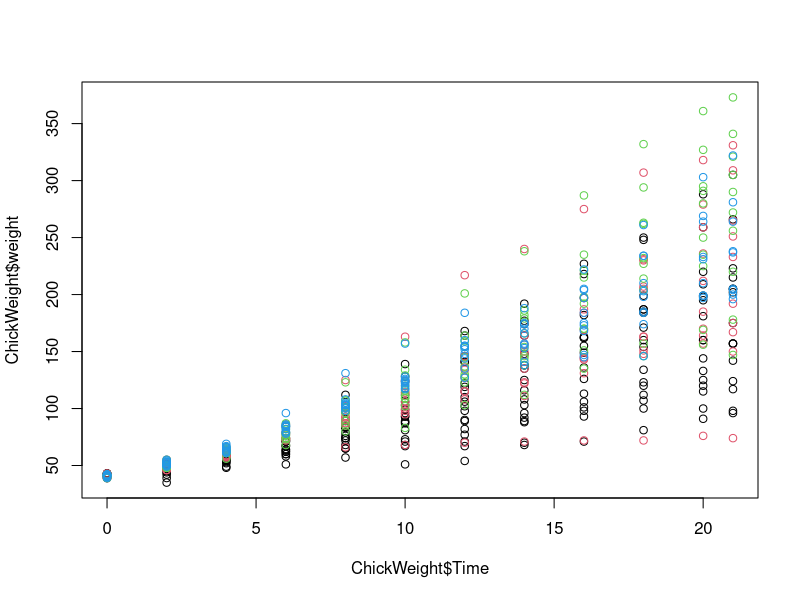
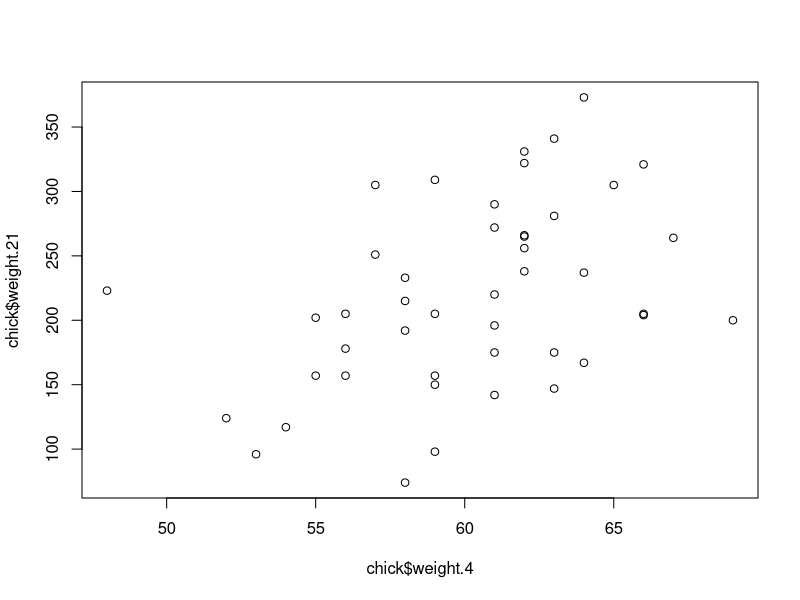
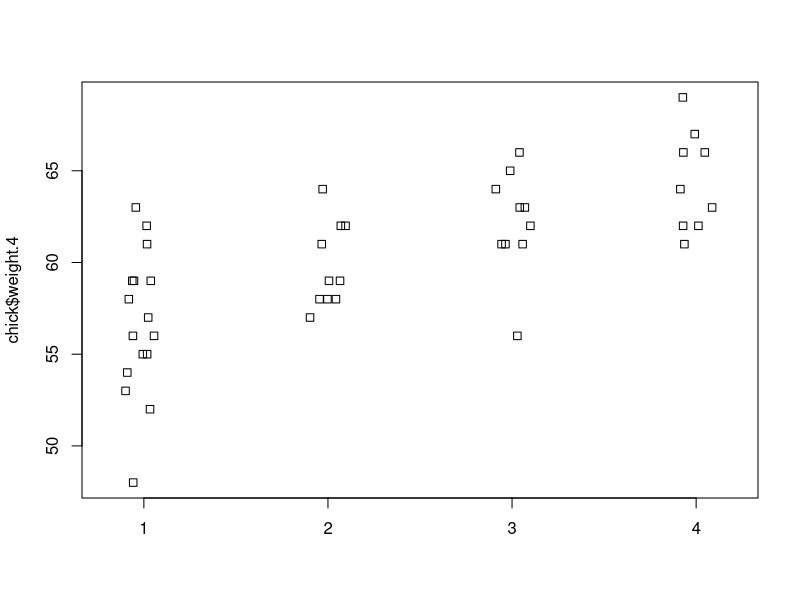
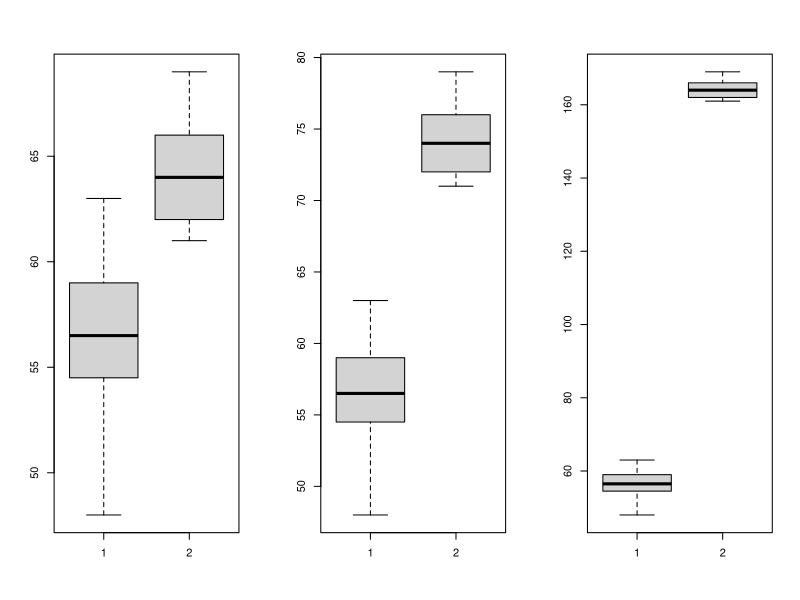

Recreate these plots in R, in order.

# Week 4 -- MEDIAN, MAD, AND SPEARMAN CORRELATION

data(ChickWeight)

plot(ChickWeight$Time, ChickWeight$weight, col=ChickWeight$Diet)

# In order to easily compare weights at different time points across the different chicks, we will use the reshape() function
# in R to change the dataset from a "long" shape to a "wide" shape. Long data and wide data are useful for different purposes
# (for example, the plotting library ggplot2 and the manipulation library dplyr want to have data in the long format).

head(ChickWeight)

chick = reshape(ChickWeight,idvar=c("Chick","Diet"),timevar="Time",direction="wide")

# The meaning of this line is: reshape the data from long to wide, where the columns Chick and Diet are the ID's and the
# column Time indicates different observations for each ID.

head(chick)

# The only remaining step is that we want to remove any chicks which have missing observations at any time points (NA for
# "not available") . 
chick = na.omit(chick)

# What is the average weight of the day 4 chicks including the outlier chick divided by the average of the weight of the day
# 4 chicks without the outlier. Hint: use c() to add a number to a vector.
newchick <- c(chick$weight.4, 3000)

mean(newchick)/mean(chick$weight.4)

# Or 

mean(c(chick$weight.4, 3000))/mean(chick$weight.4)

# Compute the same ratio but now using median instead of the mean. 
median(c(chick$weight.4, 3000))/median(chick$weight.4)

# What's the standard devition with the outlier chick divided by the standard deviation without the outlier chick?
sd(c(chick$weight.4, 3000))/sd(chick$weight.4)

# Compare this to the median absolute deviation in R, which is calculated with the mad() function. 

1.4826 * median( c(chick$weight.4, 3000) - median(c(chick$weight.4, 3000)) )

# The Pearson correlation between x and y is given in R by cor(x,y). The Spearman correlation is given by 
# cor(x,y,method="spearman").

plot(chick$weight.4, chick$weight.21)

# Calculate the Pearson correlation of the weights of chicks from day 4 and day 21. Now calculate how much the Pearson
# correlation changes if we add a chick that weighs 3000 on day4 and 3000 on day 21. Again, divide the Pearson correlation
# with the outlier chick over the Pearson correlation computed without the outliers.
pearson1 <- cor(chick$weight.4, chick$weight.21)

pearson2 <- cor(c(chick$weight.4, 3000), c(chick$weight.21, 3000))

pearson2 / pearson1

# Note that the Spearman correlation also changes with the addition of this outlier chick, but much less drastically:
# cor(x,y,method="spearman") compared to cor(c(x,3000),c(y,3000),method="spearman") with x and y the vectors of interest.
pearson3 <- cor(chick$weight.4, chick$weight.21, method="spearman")

pearson4 <- cor(c(chick$weight.4, 3000), c(chick$weight.21, 3000), method="spearman")

pearson4 / pearson3


# Week 4 -- MANN-WHITNEY-WILCOXON TEST

data(ChickWeight)
chick <- reshape(ChickWeight,idvar=c("Chick","Diet"),timevar="Time",direction="wide")
chick <- na.omit(chick)

# Make a strip chart with horizontal jitter of the chick weights from day 4 over the different diets:

stripchart(chick$weight.4 ~ chick$Diet, method="jitter", vertical=TRUE)

# Suppose we want to know if diet 4 has a significant impact on chick weight over diet 1 by day 4. It certainly appears so,
# but we can use statistical tests to quantify the probability of seeing such a difference if the different diets had equal
# effect on chick weight.

# Save the weights of the chicks on day 4 from diet 1 as a vector 'x'. Save the weights of the chicks on day 4 from diet 4 as
# a vector 'y'. Now perform a t test comparing x and y (in R the function t.test(x,y) will perform the test). Now, perform a
# Wilcoxon test of x and y (in R the function wilcox.test(x,y) will perform the test). Note that a warning will appear that
# an exact p-value cannot be calculated with ties (so an approximation is used, which is fine for our purposes).
x <- chick$weight.4[1:16]
x

y <-chick$weight.4[37:45]
y

t.test(x, y)

wilcox.test(x,y)

# Now, perform a t-test of x and y, after adding a single chick of weight 200 grams to 'x' (the diet 1 chicks). What is the
# p-value from this test? The p-value of a test is available with the following code: t.test(x,y)$p.value

t.test(c(x,200), y)$p.value

# Or

x = chick$weight.4[chick$Diet == 1]

y = chick$weight.4[chick$Diet == 4]

t.test(c(x, 200), y)$p.value

# Do the same for the Wilcoxon test. Note that the Wilcoxon test is robust to the outlier (and in addition, has less
# assumptions that the t-test on the distribution of the underlying data).

wilcox.test(c(x, 200), y)$p.value

# We will now investigate a possible downside to the Wilcoxon-Mann-Whitney test statistic. Using the following code to make
# three boxplots, showing the true Diet 1 vs 4 weights, and then two altered versions: one with an additional difference of
# 10 grams and one with an additional difference of 100 grams. (Use the x and y as defined above, NOT the ones with the added
# outlier.)

par(mfrow=c(1,3))

boxplot(x,y)

boxplot(x,y+10)

boxplot(x,y+100)

# What is the difference in t-test statistic (the statistic is obtained by t.test(x,y)$statistic) between adding 10 and
# adding 100 to all the values in the group 'y'? So take the the t-test statistic with x and y+10 and substract away the 
# t-test statistic with x and y+100. (The value should be positive).
t.test(x, y+10)$statistic - t.test(x, y+100)$statistic

# Now examine the Wilcoxon test statistic for x and y+10 and for x and y+100. Because the Wilcoxon works on ranks, after the
# groups have complete separation (all points from group 'y' are above all points from group 'x'), the statistic will not
# change, regardless of how large the difference grows. Likewise, the p-value has a minimum value, regardless of how far
# apart the groups are. This means that the Wilcoxon test can be considered less powerful than the t-test in certain 
# contexts, and with small significance levels (alpha). In fact for small sample sizes, the p-value can't be very small, 
# even when the difference is very large. Compare:

wilcox.test(c(1,2,3),c(4,5,6))

wilcox.test(c(1,2,3),c(400,500,600))
